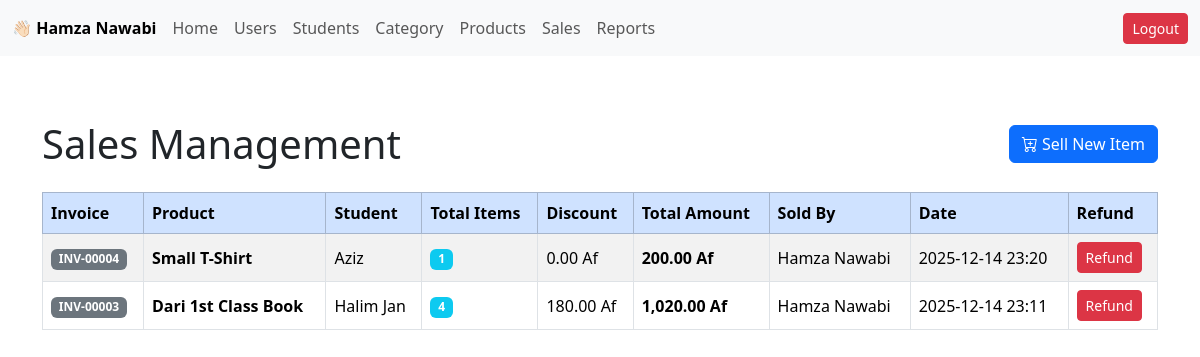
The page /dashboard/sales.php (signed in) on the database its author committed.
### tables this page shows
CREATE TABLE `sale_items` (
  `sale_item_id` int(11) NOT NULL,
  `product_id` int(11) DEFAULT NULL,
  `quantity` int(11) DEFAULT NULL,
  `unit_price` decimal(10,0) DEFAULT NULL,
  `discount` decimal(10,0) DEFAULT NULL,
  `total_price` decimal(10,0) DEFAULT NULL,
  `invoice_number` varchar(200) DEFAULT NULL,
  `student_id` int(11) DEFAULT NULL,
  `user_id` int(11) DEFAULT NULL,
  `sale_date` datetime DEFAULT NULL
);

CREATE TABLE `products` (
  `product_id` int(11) NOT NULL,
  `category_id` int(11) NOT NULL,
  `product_name` varchar(255) NOT NULL,
  `price` decimal(10,2) NOT NULL,
  `stock_quantity` int(11) NOT NULL DEFAULT 0,
  `photo` text DEFAULT NULL,
  `status` enum('active','inactive') DEFAULT 'active',
  `created_at` datetime DEFAULT current_timestamp(),
  `updated_at` datetime DEFAULT current_timestamp() ON UPDATE current_timestamp()
);

CREATE TABLE `students` (
  `student_id` int(11) NOT NULL,
  `student_code` varchar(50) DEFAULT NULL,
  `full_name` varchar(100) DEFAULT NULL,
  `class` varchar(50) DEFAULT NULL,
  `phone` varchar(15) DEFAULT NULL,
  `status` enum('active','inactive') DEFAULT NULL,
  `create_at` timestamp NOT NULL DEFAULT current_timestamp(),
  `updated_at` timestamp NOT NULL DEFAULT current_timestamp() ON UPDATE current_timestamp()
);

### dashboard/sales.php (the view, shortened to what this page needs)
<?php include("./components/Head.php") ?>
<div class="custom-container">
    <?php include("./components/Navbar.php") ?>
</div>
<?php
include "./components/connection.php";
        $salesQuery = "
            SELECT
                si.invoice_number,
                si.sale_item_id,
                p.product_name,
                p.photo,
                s.full_name AS student_name,
                CONCAT(u.name, ' ', u.lastname) AS sold_by,
                SUM(si.quantity) AS total_items,
                SUM(si.total_price) AS grand_total,
                SUM(si.discount) AS total_discount,
                MAX(si.sale_date) AS sale_date
            FROM sale_items si
            LEFT JOIN students s ON si.student_id = s.student_id
            LEFT JOIN users u ON si.user_id = u.user_id
            LEFT JOIN products p ON si.product_id = p.product_id
            GROUP BY si.invoice_number
            ORDER BY sale_date DESC
        ";
        $salesResult = mysqli_query($conn, $salesQuery) or die(mysqli_error($conn));
?>
<div class="container mt-5">
    <div class="d-flex justify-content-between align-items-center mb-4">
        <h1 class="mb-0">Sales Management</h1>
        <button class="btn btn-primary"
                data-bs-toggle="modal"
                data-bs-target="#sellItemModal">
            <i class="bi bi-cart-plus"></i> Sell New Item
        </button>
    </div>
    <div class="table-responsive mt-4">
        <table class="table table-bordered table-striped align-middle">
            <thead class="table-primary">
                <tr>
                    <th>Invoice</th>
                    <th>Product</th>
                    <th>Student</th>
                    <th>Total Items</th>
                    <th>Discount</th>
                    <th>Total Amount</th>
                    <th>Sold By</th>
                    <th>Date</th>
                    <th>Refund</th>
                </tr>
            </thead>
            <tbody>
                <?php if (mysqli_num_rows($salesResult) > 0): ?>
                    <?php while ($row = mysqli_fetch_assoc($salesResult)): ?>
                        <tr>
                            <td>
                                <span class="badge bg-secondary">
                                    <?= htmlspecialchars($row['invoice_number']); ?>
                                </span>
                            </td>
                            <td>
                                <span class="text-capitalize fw-bold">
                                    <?= htmlspecialchars($row['product_name']); ?>
                                </span>
                            </td>
                            <td><?= htmlspecialchars($row['student_name']); ?></td>
                            <td>
                                <span class="badge bg-info">
                                    <?= $row['total_items']; ?>
                                </span>
                            </td>
                            <td><?= number_format($row['total_discount'], 2); ?> Af</td>
                            <td>
                                <strong><?= number_format($row['grand_total'], 2); ?> Af</strong>
                            </td>
                            <td><?= htmlspecialchars($row['sold_by']); ?></td>
                            <td><?= date("Y-m-d H:i", strtotime($row['sale_date'])); ?></td>
                            <td>
                                <a href="./sales_functions.php?refund=<?= $row['sale_item_id']; ?>"
                                    class="btn btn-danger btn-sm"
                                    onclick="return confirm('Refund this item?')">
                                    Refund
                                </a>
                            </td>
                        </tr>
                    <?php endwhile; ?>
                <?php endif; ?>
            </tbody>
        </table>
    </div>
</div>
<?php include("./components/Foot.php") ?>

### dashboard/components/Head.php (shortened to what this page needs)
<!DOCTYPE html>
<html lang="en">
<head>
    <link href="https://cdn.jsdelivr.net/npm/bootstrap@5.3.8/dist/css/bootstrap.min.css" rel="stylesheet">
    <link rel="stylesheet" href="https://cdn.jsdelivr.net/npm/bootstrap-icons@1.11.1/font/bootstrap-icons.css">
    <link rel="stylesheet" href="../assets/css/dashboard.css">
</head>
<body>

### dashboard/components/Navbar.php (shortened to what this page needs)
<div class="custom-container">
    <nav class="navbar navbar-primary bg-body-tertiary fixed-top">
        <div class="container-fluid">
            <div class="d-none d-md-flex flex-nowrap w-100 justify-content-between align-items-center">
                <ul class="navbar-nav flex-row flex-nowrap mb-0">
                    <li class="nav-item me-3"><a class="nav-link fw-bold active text-capitalize" href="./">👋🏻 <?= $_SESSION['username']; ?></a></li>
                    <li class="nav-item me-3"><a class="nav-link" href="./">Home</a></li>
                    <li class="nav-item me-3"><a class="nav-link" href="./users.php">Users</a></li>
                    <li class="nav-item me-3"><a class="nav-link" href="./students.php">Students</a></li>
                    <li class="nav-item me-3"><a class="nav-link" href="./product_category.php">Category</a></li>
                    <li class="nav-item me-3"><a class="nav-link" href="./products.php">Products</a></li>
                    <li class="nav-item me-3"><a class="nav-link" href="./sales.php">Sales</a></li>
                    <li class="nav-item me-3"><a class="nav-link" href="./reports.php">Reports</a></li>
                </ul>
                <form class="d-flex flex-nowrap" action="./logout.php">
                    <button class="btn btn-sm btn-danger" type="submit">Logout</button>
                </form>
            </div>
        </div>
    </nav>
</div>
    <br><br><br>

### dashboard/components/Foot.php
</body>
</html>

### assets/css/dashboard.css (style rules this page uses)
.custom-container { max-width: 1600px; margin:0 auto; }

### rows shown on the page
sale_items: invoice_number "INV-00004", product.product_name "Small T-Shirt", student.full_name "Aziz", total_items "1", total_discount "0.00", grand_total "200.00", sold_by "Hamza Nawabi", sale_date "2025-12-14 23:20"
sale_items: invoice_number "INV-00003", product.product_name "Dari 1st Class Book", student.full_name "Halim Jan", total_items "4", total_discount "180.00", grand_total "1,020.00", sold_by "Hamza Nawabi", sale_date "2025-12-14 23:11"

### other values the page prints
$_SESSION['username'] "Hamza Nawabi"
